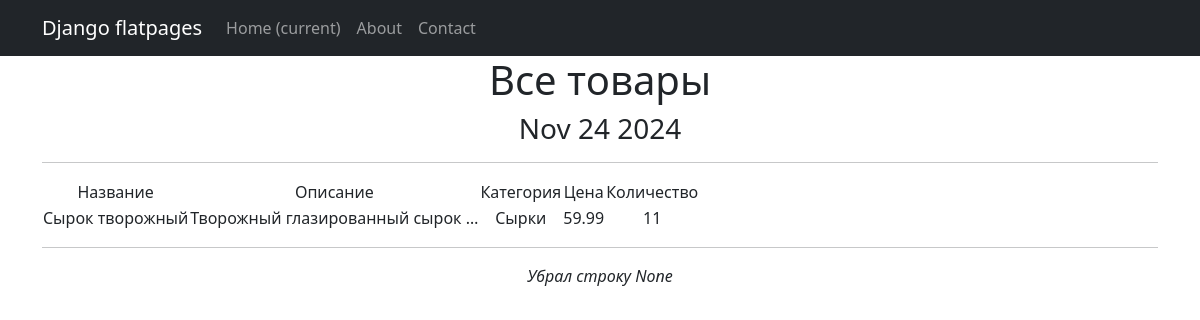
/products/, run on an earlier commit of the app's database.
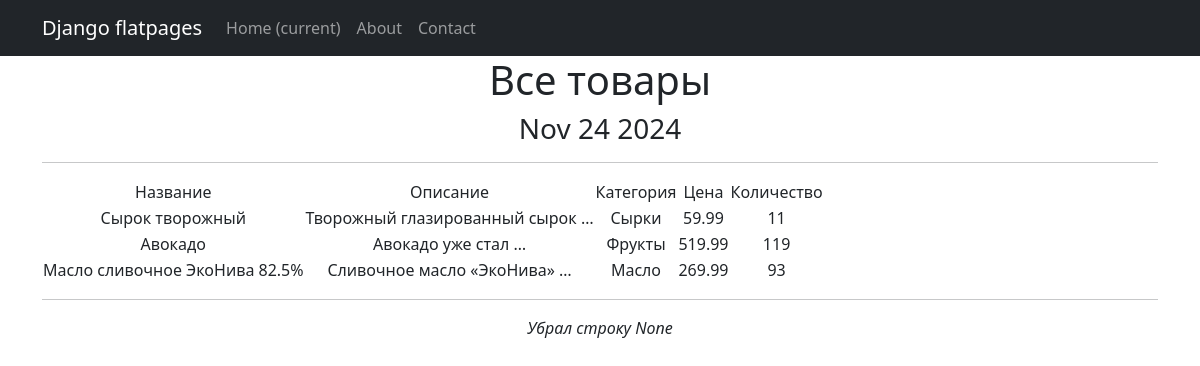
And on a later commit of the database.
### simpleapp/models.py (models this page shows, shortened)
class Product(models.Model):
    name = models.CharField(max_length=100, unique=True)
    description = models.TextField()
    quantity = models.IntegerField(default=0, validators=[MinValueValidator(0)])
    category = models.ForeignKey('Category',on_delete=models.CASCADE, related_name='products')
    price = models.FloatField(validators=[MinValueValidator(0.0)])

class Category(models.Model):
    name = models.CharField(max_length=100, unique=True)
    def __str__(self):
        return f'{self.name.title()}'

### simpleapp/views.py (the view)
# urls.py: path('', ProductList.as_view()),
class ProductList(ListView):
    model = Product
    ordering = 'name'
    template_name = 'products.html'
    context_object_name = 'products'
    def get_context_data(self, **kwargs):
        context = super().get_context_data(**kwargs)
        context['time_now'] = datetime.utcnow()
        context['next_sale'] = 'Убрал строку None'
        return context

### templates/products.html (shortened to what this page needs)
{% extends 'flatpages/default.html' %}
{% block content %}
<h1>Все товары</h1>
<h3>{{ time_now|date:'M d Y' }}</h3>
<hr>
    {% if products %}
            <table>
                <tr>
                    <td>Название</td>
                    <td>Описание</td>
                    <td>Категория</td>
                    <td>Цена</td>
                    <td>Количество</td>
                </tr>
                {% for product in products %}
                <tr>
                <td>{{product.name}}</td>
                <td>{{product.description| truncatewords:3}}</td>
                <td>{{product.category}}</td>
                <td>{{product.price}}</td>
                <td>{{product.quantity}}</td>
                </tr>
                {% endfor %}
            </table>
<hr>
<p><em>{{ next_sale|default_if_none:'Чуть позже посмотрим...' }}</em></p>
    {% else %}
        <h2>Товаров нет, приходите завтра</h2>
    {% endif %}
{% endblock content %}

### templates/flatpages/default.html (shortened to what this page needs)
<!DOCTYPE html>
<html lang="en">
    <head>
        {% load static %}
        <link href="{% static 'css/styles.css' %}" rel="stylesheet" />
    </head>
    <body>
        <nav class="navbar navbar-expand-lg navbar-dark bg-dark static-top">
           <div class="container">
               <a class="navbar-brand" href="#">Django flatpages</a>
               <div class="collapse navbar-collapse" id="navbarResponsive">
                   <ul class="navbar-nav ml-auto">
                       <li class="nav-item active">
                           <a class="nav-link" href="#">Home
                               <span class="sr-only">(current)</span>
                           </a>
                       </li>
                       <li class="nav-item">
                           <a class="nav-link" href="/about/">About</a>
                       </li>
                       <li class="nav-item">
                           <a class="nav-link" href="/contacts/">Contact</a>
                       </li>
                   </ul>
               </div>
           </div>
        </nav>
        <div class="container">
           <div class="row">
               <div class="col-lg-12 text-center">
                   {% block content %}{% endblock content %}
               </div>
           </div>
        </div>
    </body>
</html>

What changed in the data, as far as the page shows it:
added Product: name "Авокадо", description "Авокадо уже стал …", category "Фрукты", price "519.99", quantity "119"
added Product: name "Масло сливочное ЭкоНива 82.5%", description "Сливочное масло «ЭкоНива» …", category "Масло", price "269.99", quantity "93"
